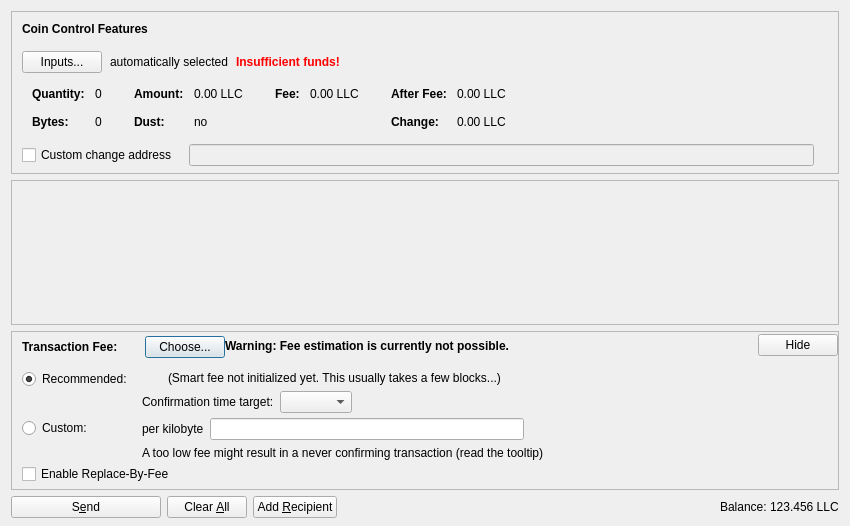
<?xml version="1.0" encoding="UTF-8"?>
<ui version="4.0">
 <class>SendCoinsDialog</class>
 <widget class="QDialog" name="SendCoinsDialog">
  <property name="geometry">
   <rect>
    <x>0</x>
    <y>0</y>
    <width>850</width>
    <height>526</height>
   </rect>
  </property>
  <property name="windowTitle">
   <string>Send Coins</string>
  </property>
  <layout class="QVBoxLayout" name="verticalLayout" stretch="0,1,0,0">
   <property name="bottomMargin">
    <number>8</number>
   </property>
   <item>
    <widget class="QFrame" name="frameCoinControl">
     <property name="sizePolicy">
      <sizepolicy hsizetype="Expanding" vsizetype="Expanding">
       <horstretch>0</horstretch>
       <verstretch>0</verstretch>
      </sizepolicy>
     </property>
     <property name="maximumSize">
      <size>
       <width>16777215</width>
       <height>16777215</height>
      </size>
     </property>
     <property name="frameShape">
      <enum>QFrame::StyledPanel</enum>
     </property>
     <property name="frameShadow">
      <enum>QFrame::Sunken</enum>
     </property>
     <layout class="QVBoxLayout" name="verticalLayoutCoinControl2">
      <property name="spacing">
       <number>0</number>
      </property>
      <property name="leftMargin">
       <number>0</number>
      </property>
      <property name="topMargin">
       <number>0</number>
      </property>
      <property name="rightMargin">
       <number>0</number>
      </property>
      <property name="bottomMargin">
       <number>6</number>
      </property>
      <item>
       <layout class="QVBoxLayout" name="verticalLayoutCoinControl" stretch="0,0,0,0,1">
        <property name="spacing">
         <number>0</number>
        </property>
        <property name="leftMargin">
         <number>10</number>
        </property>
        <property name="topMargin">
         <number>10</number>
        </property>
        <item>
         <layout class="QHBoxLayout" name="horizontalLayoutCoinControl1">
          <property name="bottomMargin">
           <number>15</number>
          </property>
          <item>
           <widget class="QLabel" name="labelCoinControlFeatures">
            <property name="sizePolicy">
             <sizepolicy hsizetype="Preferred" vsizetype="Maximum">
              <horstretch>0</horstretch>
              <verstretch>0</verstretch>
             </sizepolicy>
            </property>
            <property name="font">
             <font>
              <weight>75</weight>
              <bold>true</bold>
             </font>
            </property>
            <property name="styleSheet">
             <string notr="true">font-weight:bold;</string>
            </property>
            <property name="text">
             <string>Coin Control Features</string>
            </property>
           </widget>
          </item>
         </layout>
        </item>
        <item>
         <layout class="QHBoxLayout" name="horizontalLayoutCoinControl2" stretch="0,0,0,0">
          <property name="spacing">
           <number>8</number>
          </property>
          <property name="bottomMargin">
           <number>10</number>
          </property>
          <item>
           <widget class="QPushButton" name="pushButtonCoinControl">
            <property name="styleSheet">
             <string notr="true"/>
            </property>
            <property name="text">
             <string>Inputs...</string>
            </property>
            <property name="autoDefault">
             <bool>false</bool>
            </property>
           </widget>
          </item>
          <item>
           <widget class="QLabel" name="labelCoinControlAutomaticallySelected">
            <property name="text">
             <string>automatically selected</string>
            </property>
            <property name="margin">
             <number>5</number>
            </property>
           </widget>
          </item>
          <item>
           <widget class="QLabel" name="labelCoinControlInsuffFunds">
            <property name="font">
             <font>
              <weight>75</weight>
              <bold>true</bold>
             </font>
            </property>
            <property name="styleSheet">
             <string notr="true">color:red;font-weight:bold;</string>
            </property>
            <property name="text">
             <string>Insufficient funds!</string>
            </property>
            <property name="margin">
             <number>5</number>
            </property>
           </widget>
          </item>
          <item>
           <spacer name="horizontalSpacerCoinControl">
            <property name="orientation">
             <enum>Qt::Horizontal</enum>
            </property>
            <property name="sizeHint" stdset="0">
             <size>
              <width>40</width>
              <height>1</height>
             </size>
            </property>
           </spacer>
          </item>
         </layout>
        </item>
        <item>
         <widget class="QWidget" name="widgetCoinControl" native="true">
          <property name="sizePolicy">
           <sizepolicy hsizetype="Preferred" vsizetype="Preferred">
            <horstretch>0</horstretch>
            <verstretch>0</verstretch>
           </sizepolicy>
          </property>
          <property name="minimumSize">
           <size>
            <width>0</width>
            <height>0</height>
           </size>
          </property>
          <property name="styleSheet">
           <string notr="true"/>
          </property>
          <layout class="QHBoxLayout" name="horizontalLayoutCoinControl5">
           <property name="leftMargin">
            <number>0</number>
           </property>
           <property name="topMargin">
            <number>0</number>
           </property>
           <property name="rightMargin">
            <number>0</number>
           </property>
           <property name="bottomMargin">
            <number>0</number>
           </property>
           <item>
            <layout class="QHBoxLayout" name="horizontalLayoutCoinControl3" stretch="0,0,0,1">
             <property name="spacing">
              <number>20</number>
             </property>
             <property name="topMargin">
              <number>0</number>
             </property>
             <property name="bottomMargin">
              <number>10</number>
             </property>
             <item>
              <layout class="QFormLayout" name="formLayoutCoinControl1">
               <property name="horizontalSpacing">
                <number>10</number>
               </property>
               <property name="verticalSpacing">
                <number>14</number>
               </property>
               <property name="leftMargin">
                <number>10</number>
               </property>
               <property name="topMargin">
                <number>4</number>
               </property>
               <property name="rightMargin">
                <number>6</number>
               </property>
               <item row="0" column="0">
                <widget class="QLabel" name="labelCoinControlQuantityText">
                 <property name="font">
                  <font>
                   <weight>75</weight>
                   <bold>true</bold>
                  </font>
                 </property>
                 <property name="text">
                  <string>Quantity:</string>
                 </property>
                 <property name="margin">
                  <number>0</number>
                 </property>
                </widget>
               </item>
               <item row="0" column="1">
                <widget class="QLabel" name="labelCoinControlQuantity">
                 <property name="cursor">
                  <cursorShape>IBeamCursor</cursorShape>
                 </property>
                 <property name="contextMenuPolicy">
                  <enum>Qt::ActionsContextMenu</enum>
                 </property>
                 <property name="text">
                  <string notr="true">0</string>
                 </property>
                 <property name="margin">
                  <number>0</number>
                 </property>
                 <property name="textInteractionFlags">
                  <set>Qt::LinksAccessibleByMouse|Qt::TextSelectableByKeyboard|Qt::TextSelectableByMouse</set>
                 </property>
                </widget>
               </item>
               <item row="1" column="0">
                <widget class="QLabel" name="labelCoinControlBytesText">
                 <property name="font">
                  <font>
                   <weight>75</weight>
                   <bold>true</bold>
                  </font>
                 </property>
                 <property name="text">
                  <string>Bytes:</string>
                 </property>
                </widget>
               </item>
               <item row="1" column="1">
                <widget class="QLabel" name="labelCoinControlBytes">
                 <property name="cursor">
                  <cursorShape>IBeamCursor</cursorShape>
                 </property>
                 <property name="contextMenuPolicy">
                  <enum>Qt::ActionsContextMenu</enum>
                 </property>
                 <property name="text">
                  <string notr="true">0</string>
                 </property>
                 <property name="textInteractionFlags">
                  <set>Qt::LinksAccessibleByMouse|Qt::TextSelectableByKeyboard|Qt::TextSelectableByMouse</set>
                 </property>
                </widget>
               </item>
              </layout>
             </item>
             <item>
              <layout class="QFormLayout" name="formLayoutCoinControl2">
               <property name="horizontalSpacing">
                <number>10</number>
               </property>
               <property name="verticalSpacing">
                <number>14</number>
               </property>
               <property name="leftMargin">
                <number>6</number>
               </property>
               <property name="topMargin">
                <number>4</number>
               </property>
               <property name="rightMargin">
                <number>6</number>
               </property>
               <item row="0" column="0">
                <widget class="QLabel" name="labelCoinControlAmountText">
                 <property name="font">
                  <font>
                   <weight>75</weight>
                   <bold>true</bold>
                  </font>
                 </property>
                 <property name="text">
                  <string>Amount:</string>
                 </property>
                 <property name="margin">
                  <number>0</number>
                 </property>
                </widget>
               </item>
               <item row="0" column="1">
                <widget class="QLabel" name="labelCoinControlAmount">
                 <property name="cursor">
                  <cursorShape>IBeamCursor</cursorShape>
                 </property>
                 <property name="contextMenuPolicy">
                  <enum>Qt::ActionsContextMenu</enum>
                 </property>
                 <property name="text">
                  <string notr="true">0.00 LLC</string>
                 </property>
                 <property name="textInteractionFlags">
                  <set>Qt::LinksAccessibleByMouse|Qt::TextSelectableByKeyboard|Qt::TextSelectableByMouse</set>
                 </property>
                </widget>
               </item>
               <item row="1" column="0">
                <widget class="QLabel" name="labelCoinControlLowOutputText">
                 <property name="font">
                  <font>
                   <weight>75</weight>
                   <bold>true</bold>
                  </font>
                 </property>
                 <property name="text">
                  <string>Dust:</string>
                 </property>
                </widget>
               </item>
               <item row="1" column="1">
                <widget class="QLabel" name="labelCoinControlLowOutput">
                 <property name="cursor">
                  <cursorShape>IBeamCursor</cursorShape>
                 </property>
                 <property name="contextMenuPolicy">
                  <enum>Qt::ActionsContextMenu</enum>
                 </property>
                 <property name="text">
                  <string notr="true">no</string>
                 </property>
                 <property name="textInteractionFlags">
                  <set>Qt::LinksAccessibleByMouse|Qt::TextSelectableByKeyboard|Qt::TextSelectableByMouse</set>
                 </property>
                </widget>
               </item>
              </layout>
             </item>
             <item>
              <layout class="QFormLayout" name="formLayoutCoinControl3">
               <property name="horizontalSpacing">
                <number>10</number>
               </property>
               <property name="verticalSpacing">
                <number>14</number>
               </property>
               <property name="leftMargin">
                <number>6</number>
               </property>
               <property name="topMargin">
                <number>4</number>
               </property>
               <property name="rightMargin">
                <number>6</number>
               </property>
               <item row="0" column="0">
                <widget class="QLabel" name="labelCoinControlFeeText">
                 <property name="font">
                  <font>
                   <weight>75</weight>
                   <bold>true</bold>
                  </font>
                 </property>
                 <property name="text">
                  <string>Fee:</string>
                 </property>
                 <property name="margin">
                  <number>0</number>
                 </property>
                </widget>
               </item>
               <item row="0" column="1">
                <widget class="QLabel" name="labelCoinControlFee">
                 <property name="cursor">
                  <cursorShape>IBeamCursor</cursorShape>
                 </property>
                 <property name="contextMenuPolicy">
                  <enum>Qt::ActionsContextMenu</enum>
                 </property>
                 <property name="text">
                  <string notr="true">0.00 LLC</string>
                 </property>
                 <property name="textInteractionFlags">
                  <set>Qt::LinksAccessibleByMouse|Qt::TextSelectableByKeyboard|Qt::TextSelectableByMouse</set>
                 </property>
                </widget>
               </item>
              </layout>
             </item>
             <item>
              <layout class="QFormLayout" name="formLayoutCoinControl4">
               <property name="horizontalSpacing">
                <number>10</number>
               </property>
               <property name="verticalSpacing">
                <number>14</number>
               </property>
               <property name="leftMargin">
                <number>6</number>
               </property>
               <property name="topMargin">
                <number>4</number>
               </property>
               <property name="rightMargin">
                <number>6</number>
               </property>
               <item row="0" column="0">
                <widget class="QLabel" name="labelCoinControlAfterFeeText">
                 <property name="font">
                  <font>
                   <weight>75</weight>
                   <bold>true</bold>
                  </font>
                 </property>
                 <property name="text">
                  <string>After Fee:</string>
                 </property>
                 <property name="margin">
                  <number>0</number>
                 </property>
                </widget>
               </item>
               <item row="0" column="1">
                <widget class="QLabel" name="labelCoinControlAfterFee">
                 <property name="cursor">
                  <cursorShape>IBeamCursor</cursorShape>
                 </property>
                 <property name="contextMenuPolicy">
                  <enum>Qt::ActionsContextMenu</enum>
                 </property>
                 <property name="text">
                  <string notr="true">0.00 LLC</string>
                 </property>
                 <property name="textInteractionFlags">
                  <set>Qt::LinksAccessibleByMouse|Qt::TextSelectableByKeyboard|Qt::TextSelectableByMouse</set>
                 </property>
                </widget>
               </item>
               <item row="1" column="0">
                <widget class="QLabel" name="labelCoinControlChangeText">
                 <property name="font">
                  <font>
                   <weight>75</weight>
                   <bold>true</bold>
                  </font>
                 </property>
                 <property name="text">
                  <string>Change:</string>
                 </property>
                </widget>
               </item>
               <item row="1" column="1">
                <widget class="QLabel" name="labelCoinControlChange">
                 <property name="cursor">
                  <cursorShape>IBeamCursor</cursorShape>
                 </property>
                 <property name="contextMenuPolicy">
                  <enum>Qt::ActionsContextMenu</enum>
                 </property>
                 <property name="text">
                  <string notr="true">0.00 LLC</string>
                 </property>
                 <property name="textInteractionFlags">
                  <set>Qt::LinksAccessibleByMouse|Qt::TextSelectableByKeyboard|Qt::TextSelectableByMouse</set>
                 </property>
                </widget>
               </item>
              </layout>
             </item>
            </layout>
           </item>
          </layout>
         </widget>
        </item>
        <item>
         <layout class="QHBoxLayout" name="horizontalLayoutCoinControl4" stretch="0,0,0">
          <property name="spacing">
           <number>12</number>
          </property>
          <property name="sizeConstraint">
           <enum>QLayout::SetDefaultConstraint</enum>
          </property>
          <property name="topMargin">
           <number>5</number>
          </property>
          <property name="rightMargin">
           <number>5</number>
          </property>
          <item>
           <widget class="QCheckBox" name="checkBoxCoinControlChange">
            <property name="toolTip">
             <string>If this is activated, but the change address is empty or invalid, change will be sent to a newly generated address.</string>
            </property>
            <property name="text">
             <string>Custom change address</string>
            </property>
           </widget>
          </item>
          <item>
           <widget class="QValidatedLineEdit" name="lineEditCoinControlChange">
            <property name="enabled">
             <bool>false</bool>
            </property>
            <property name="sizePolicy">
             <sizepolicy hsizetype="Expanding" vsizetype="Fixed">
              <horstretch>0</horstretch>
              <verstretch>0</verstretch>
             </sizepolicy>
            </property>
           </widget>
          </item>
          <item>
           <widget class="QLabel" name="labelCoinControlChangeLabel">
            <property name="sizePolicy">
             <sizepolicy hsizetype="Preferred" vsizetype="Expanding">
              <horstretch>0</horstretch>
              <verstretch>0</verstretch>
             </sizepolicy>
            </property>
            <property name="minimumSize">
             <size>
              <width>0</width>
              <height>0</height>
             </size>
            </property>
            <property name="text">
             <string/>
            </property>
            <property name="margin">
             <number>3</number>
            </property>
           </widget>
          </item>
         </layout>
        </item>
        <item>
         <spacer name="verticalSpacerCoinControl">
          <property name="orientation">
           <enum>Qt::Vertical</enum>
          </property>
          <property name="sizeHint" stdset="0">
           <size>
            <width>800</width>
            <height>1</height>
           </size>
          </property>
         </spacer>
        </item>
       </layout>
      </item>
     </layout>
    </widget>
   </item>
   <item>
    <widget class="QScrollArea" name="scrollArea">
     <property name="widgetResizable">
      <bool>true</bool>
     </property>
     <widget class="QWidget" name="scrollAreaWidgetContents">
      <property name="geometry">
       <rect>
        <x>0</x>
        <y>0</y>
        <width>830</width>
        <height>104</height>
       </rect>
      </property>
      <layout class="QVBoxLayout" name="verticalLayout_2" stretch="0,1">
       <property name="leftMargin">
        <number>0</number>
       </property>
       <property name="topMargin">
        <number>0</number>
       </property>
       <property name="rightMargin">
        <number>0</number>
       </property>
       <property name="bottomMargin">
        <number>0</number>
       </property>
       <item>
        <layout class="QVBoxLayout" name="entries">
         <property name="spacing">
          <number>6</number>
         </property>
        </layout>
       </item>
       <item>
        <spacer name="verticalSpacer">
         <property name="orientation">
          <enum>Qt::Vertical</enum>
         </property>
         <property name="sizeHint" stdset="0">
          <size>
           <width>20</width>
           <height>40</height>
          </size>
         </property>
        </spacer>
       </item>
      </layout>
     </widget>
    </widget>
   </item>
   <item>
    <widget class="QFrame" name="frameFee">
     <property name="sizePolicy">
      <sizepolicy hsizetype="Expanding" vsizetype="Expanding">
       <horstretch>0</horstretch>
       <verstretch>0</verstretch>
      </sizepolicy>
     </property>
     <property name="maximumSize">
      <size>
       <width>16777215</width>
       <height>16777215</height>
      </size>
     </property>
     <property name="frameShape">
      <enum>QFrame::StyledPanel</enum>
     </property>
     <property name="frameShadow">
      <enum>QFrame::Sunken</enum>
     </property>
     <layout class="QVBoxLayout" name="verticalLayoutFee1">
      <property name="spacing">
       <number>0</number>
      </property>
      <property name="leftMargin">
       <number>0</number>
      </property>
      <property name="topMargin">
       <number>0</number>
      </property>
      <property name="rightMargin">
       <number>0</number>
      </property>
      <property name="bottomMargin">
       <number>0</number>
      </property>
      <item>
       <layout class="QVBoxLayout" name="verticalLayoutFee2" stretch="0,0,0">
        <property name="spacing">
         <number>0</number>
        </property>
        <property name="leftMargin">
         <number>10</number>
        </property>
        <property name="topMargin">
         <number>0</number>
        </property>
        <item>
         <layout class="QHBoxLayout" name="horizontalLayoutFee1">
          <property name="bottomMargin">
           <number>0</number>
          </property>
          <item>
           <layout class="QVBoxLayout" name="verticalLayoutFee7">
            <property name="spacing">
             <number>0</number>
            </property>
            <item>
             <spacer name="verticalSpacerSmartFee">
              <property name="orientation">
               <enum>Qt::Vertical</enum>
              </property>
              <property name="sizeType">
               <enum>QSizePolicy::Fixed</enum>
              </property>
              <property name="sizeHint" stdset="0">
               <size>
                <width>1</width>
                <height>4</height>
               </size>
              </property>
             </spacer>
            </item>
            <item>
             <layout class="QHBoxLayout" name="horizontalLayoutSmartFee">
              <property name="spacing">
               <number>10</number>
              </property>
              <item>
               <widget class="QLabel" name="labelFeeHeadline">
                <property name="sizePolicy">
                 <sizepolicy hsizetype="Preferred" vsizetype="Maximum">
                  <horstretch>0</horstretch>
                  <verstretch>0</verstretch>
                 </sizepolicy>
                </property>
                <property name="font">
                 <font>
                  <weight>75</weight>
                  <bold>true</bold>
                 </font>
                </property>
                <property name="styleSheet">
                 <string notr="true">font-weight:bold;</string>
                </property>
                <property name="text">
                 <string>Transaction Fee:</string>
                </property>
               </widget>
              </item>
              <item>
               <widget class="QLabel" name="labelFeeMinimized">
                <property name="text">
                 <string/>
                </property>
               </widget>
              </item>
              <item>
               <widget class="QPushButton" name="buttonChooseFee">
                <property name="text">
                 <string>Choose...</string>
                </property>
               </widget>
              </item>
             </layout>
            </item>
            <item>
             <spacer name="verticalSpacer_5">
              <property name="orientation">
               <enum>Qt::Vertical</enum>
              </property>
              <property name="sizeHint" stdset="0">
               <size>
                <width>1</width>
                <height>1</height>
               </size>
              </property>
             </spacer>
            </item>
           </layout>
          </item>
          <item>
           <widget class="QLabel" name="fallbackFeeWarningLabel">
            <property name="toolTip">
             <string>Using the fallbackfee can result in sending a transaction that will take several hours or days (or never) to confirm. Consider choosing your fee manually or wait until you have validated the complete chain.</string>
            </property>
            <property name="font">
            <font>
                <weight>75</weight>
                <bold>true</bold>
            </font>
            </property>
            <property name="text">
             <string>Warning: Fee estimation is currently not possible.</string>
            </property>
            <property name="wordWrap">
             <bool>false</bool>
            </property>
           </widget>
          </item>
          <item>
           <spacer name="horizontalSpacer_4">
            <property name="orientation">
             <enum>Qt::Horizontal</enum>
            </property>
            <property name="sizeType">
             <enum>QSizePolicy::MinimumExpanding</enum>
            </property>
            <property name="sizeHint" stdset="0">
             <size>
              <width>40</width>
              <height>20</height>
             </size>
            </property>
           </spacer>
          </item>
          <item>
           <widget class="QPushButton" name="buttonMinimizeFee">
            <property name="toolTip">
             <string>Hide transaction fee settings</string>
            </property>
            <property name="text">
             <string>Hide</string>
            </property>
           </widget>
          </item>
         </layout>
        </item>
        <item>
         <widget class="QFrame" name="frameFeeSelection">
          <layout class="QVBoxLayout" name="verticalLayoutFee12">
           <property name="spacing">
            <number>0</number>
           </property>
           <property name="leftMargin">
            <number>0</number>
           </property>
           <property name="topMargin">
            <number>0</number>
           </property>
           <property name="rightMargin">
            <number>0</number>
           </property>
           <property name="bottomMargin">
            <number>0</number>
           </property>
           <item>
            <layout class="QGridLayout" name="gridLayoutFee">
             <property name="topMargin">
              <number>10</number>
             </property>
             <property name="bottomMargin">
              <number>4</number>
             </property>
             <property name="horizontalSpacing">
              <number>10</number>
             </property>
             <property name="verticalSpacing">
              <number>4</number>
             </property>
             <item row="1" column="1">
              <layout class="QVBoxLayout" name="verticalLayoutFee8">
               <property name="spacing">
                <number>6</number>
               </property>
               <item>
                <layout class="QHBoxLayout" name="horizontalLayoutFee13">
                 <item>
                  <widget class="QLabel" name="labelCustomPerKilobyte">
                   <property name="toolTip">
                    <string>Specify a custom fee per kB (1,000 bytes) of the transaction's virtual size.

Note:  Since the fee is calculated on a per-byte basis, a fee of "100 satoshis per kB" for a transaction size of 500 bytes (half of 1 kB) would ultimately yield a fee of only 50 satoshis.</string>
                   </property>
                   <property name="text">
                    <string>per kilobyte</string>
                   </property>
                  </widget>
                 </item>
                 <item>
                  <widget class="LlamacoinAmountField" name="customFee"/>
                 </item>
                 <item>
                  <spacer name="horizontalSpacer_6">
                   <property name="orientation">
                    <enum>Qt::Horizontal</enum>
                   </property>
                   <property name="sizeHint" stdset="0">
                    <size>
                     <width>1</width>
                     <height>1</height>
                    </size>
                   </property>
                  </spacer>
                 </item>
                </layout>
               </item>
               <item>
                <layout class="QHBoxLayout" name="horizontalLayoutFee8">
                 <item>
                  <widget class="QLabel" name="labelCustomFeeWarning">
                   <property name="enabled">
                    <bool>true</bool>
                   </property>
                   <property name="toolTip">
                    <string>When there is less transaction volume than space in the blocks, miners as well as relaying nodes may enforce a minimum fee. Paying only this minimum fee is just fine, but be aware that this can result in a never confirming transaction once there is more demand for llamacoin transactions than the network can process.</string>
                   </property>
                   <property name="text">
                    <string>A too low fee might result in a never confirming transaction (read the tooltip)</string>
                   </property>
                  </widget>
                 </item>
                 <item>
                  <spacer name="horizontalSpacer_2">
                   <property name="orientation">
                    <enum>Qt::Horizontal</enum>
                   </property>
                   <property name="sizeHint" stdset="0">
                    <size>
                     <width>1</width>
                     <height>1</height>
                    </size>
                   </property>
                  </spacer>
                 </item>
                </layout>
               </item>
              </layout>
             </item>
             <item row="0" column="0">
              <layout class="QVBoxLayout" name="verticalLayoutFee4" stretch="0,1">
               <item>
                <widget class="QRadioButton" name="radioSmartFee">
                 <property name="text">
                  <string>Recommended:</string>
                 </property>
                 <property name="checked">
                  <bool>true</bool>
                 </property>
                 <attribute name="buttonGroup">
                  <string notr="true">groupFee</string>
                 </attribute>
                </widget>
               </item>
               <item>
                <spacer name="verticalSpacer_2">
                 <property name="orientation">
                  <enum>Qt::Vertical</enum>
                 </property>
                 <property name="sizeHint" stdset="0">
                  <size>
                   <width>1</width>
                   <height>1</height>
                  </size>
                 </property>
                </spacer>
               </item>
              </layout>
             </item>
             <item row="1" column="0">
              <layout class="QVBoxLayout" name="verticalLayoutFee9" stretch="0,1">
               <item>
                <widget class="QRadioButton" name="radioCustomFee">
                 <property name="text">
                  <string>Custom:</string>
                 </property>
                 <attribute name="buttonGroup">
                  <string notr="true">groupFee</string>
                 </attribute>
                </widget>
               </item>
               <item>
                <spacer name="verticalSpacer_6">
                 <property name="orientation">
                  <enum>Qt::Vertical</enum>
                 </property>
                 <property name="sizeHint" stdset="0">
                  <size>
                   <width>1</width>
                   <height>1</height>
                  </size>
                 </property>
                </spacer>
               </item>
              </layout>
             </item>
             <item row="0" column="1">
              <layout class="QVBoxLayout" name="verticalLayoutFee3" stretch="0,0,1">
               <property name="spacing">
                <number>6</number>
               </property>
               <property name="topMargin">
                <number>2</number>
               </property>
               <item>
                <layout class="QHBoxLayout" name="horizontalLayoutFee12">
                 <item>
                  <widget class="QLabel" name="labelSmartFee">
                   <property name="text">
                    <string/>
                   </property>
                  </widget>
                 </item>
                 <item>
                  <widget class="QLabel" name="labelFeeEstimation">
                   <property name="text">
                    <string/>
                   </property>
                  </widget>
                 </item>
                 <item>
                  <widget class="QLabel" name="labelSmartFee2">
                   <property name="text">
                    <string>(Smart fee not initialized yet. This usually takes a few blocks...)</string>
                   </property>
                  </widget>
                 </item>
                 <item>
                  <spacer name="horizontalSpacer_5">
                   <property name="orientation">
                    <enum>Qt::Horizontal</enum>
                   </property>
                   <property name="sizeHint" stdset="0">
                    <size>
                     <width>1</width>
                     <height>1</height>
                    </size>
                   </property>
                  </spacer>
                 </item>
                </layout>
               </item>
               <item>
                <layout class="QHBoxLayout" name="horizontalLayoutFee9">
                 <item>
                  <layout class="QVBoxLayout" name="verticalLayoutFee6">
                   <item>
                    <widget class="QLabel" name="labelSmartFee3">
                     <property name="text">
                      <string>Confirmation time target:</string>
                     </property>
                    </widget>
                   </item>
                  </layout>
                 </item>
                 <item>
                  <layout class="QVBoxLayout" name="verticalLayoutFee5">
                   <property name="rightMargin">
                    <number>30</number>
                   </property>
                   <item>
                    <layout class="QHBoxLayout" name="horizontalLayoutConfTarget">
                     <property name="bottomMargin">
                      <number>0</number>
                     </property>
                     <item>
                      <widget class="QComboBox" name="confTargetSelector"/>
                     </item>
                     <item>
                      <spacer name="horizontalSpacerConfTarget">
                       <property name="orientation">
                        <enum>Qt::Horizontal</enum>
                       </property>
                       <property name="sizeHint" stdset="0">
                        <size>
                         <width>40</width>
                         <height>20</height>
                        </size>
                       </property>
                      </spacer>
                     </item>
                    </layout>
                   </item>
                  </layout>
                 </item>
                </layout>
               </item>
               <item>
                <spacer name="verticalSpacer_4">
                 <property name="orientation">
                  <enum>Qt::Vertical</enum>
                 </property>
                 <property name="sizeHint" stdset="0">
                  <size>
                   <width>1</width>
                   <height>1</height>
                  </size>
                 </property>
                </spacer>
               </item>
              </layout>
             </item>
            </layout>
           </item>
           <item>
            <widget class="QCheckBox" name="optInRBF">
             <property name="text">
              <string>Enable Replace-By-Fee</string>
             </property>
             <property name="toolTip">
              <string>With Replace-By-Fee (BIP-125) you can increase a transaction's fee after it is sent. Without this, a higher fee may be recommended to compensate for increased transaction delay risk.</string>
             </property>
            </widget>
           </item>
          </layout>
         </widget>
        </item>
        <item>
         <spacer name="verticalSpacerFee">
          <property name="orientation">
           <enum>Qt::Vertical</enum>
          </property>
          <property name="sizeHint" stdset="0">
           <size>
            <width>40</width>
            <height>5</height>
           </size>
          </property>
         </spacer>
        </item>
       </layout>
      </item>
     </layout>
    </widget>
   </item>
   <item>
    <layout class="QHBoxLayout" name="horizontalLayout">
     <item>
      <widget class="QPushButton" name="sendButton">
       <property name="minimumSize">
        <size>
         <width>150</width>
         <height>0</height>
        </size>
       </property>
       <property name="toolTip">
        <string>Confirm the send action</string>
       </property>
       <property name="text">
        <string>S&amp;end</string>
       </property>
       <property name="icon">
        <iconset resource="../llamacoin.qrc">
         <normaloff>:/icons/send</normaloff>:/icons/send</iconset>
       </property>
       <property name="autoDefault">
        <bool>false</bool>
       </property>
       <property name="default">
        <bool>false</bool>
       </property>
      </widget>
     </item>
     <item>
      <widget class="QPushButton" name="clearButton">
       <property name="sizePolicy">
        <sizepolicy hsizetype="Minimum" vsizetype="Fixed">
         <horstretch>0</horstretch>
         <verstretch>0</verstretch>
        </sizepolicy>
       </property>
       <property name="toolTip">
        <string>Clear all fields of the form.</string>
       </property>
       <property name="text">
        <string>Clear &amp;All</string>
       </property>
       <property name="icon">
        <iconset resource="../llamacoin.qrc">
         <normaloff>:/icons/remove</normaloff>:/icons/remove</iconset>
       </property>
       <property name="autoDefault">
        <bool>false</bool>
       </property>
      </widget>
     </item>
     <item>
      <widget class="QPushButton" name="addButton">
       <property name="toolTip">
        <string>Send to multiple recipients at once</string>
       </property>
       <property name="text">
        <string>Add &amp;Recipient</string>
       </property>
       <property name="icon">
        <iconset resource="../llamacoin.qrc">
         <normaloff>:/icons/add</normaloff>:/icons/add</iconset>
       </property>
       <property name="autoDefault">
        <bool>false</bool>
       </property>
      </widget>
     </item>
     <item>
      <spacer name="horizontalSpacer">
       <property name="orientation">
        <enum>Qt::Horizontal</enum>
       </property>
       <property name="sizeHint" stdset="0">
        <size>
         <width>40</width>
         <height>20</height>
        </size>
       </property>
      </spacer>
     </item>
     <item>
      <layout class="QHBoxLayout" name="horizontalLayout_2">
       <property name="spacing">
        <number>3</number>
       </property>
       <item>
        <widget class="QLabel" name="labelBalanceName">
         <property name="sizePolicy">
          <sizepolicy hsizetype="Preferred" vsizetype="Fixed">
           <horstretch>0</horstretch>
           <verstretch>0</verstretch>
          </sizepolicy>
         </property>
         <property name="text">
          <string>Balance:</string>
         </property>
        </widget>
       </item>
       <item>
        <widget class="QLabel" name="labelBalance">
         <property name="sizePolicy">
          <sizepolicy hsizetype="Preferred" vsizetype="Fixed">
           <horstretch>0</horstretch>
           <verstretch>0</verstretch>
          </sizepolicy>
         </property>
         <property name="cursor">
          <cursorShape>IBeamCursor</cursorShape>
         </property>
         <property name="text">
          <string notr="true">123.456 LLC</string>
         </property>
         <property name="textInteractionFlags">
          <set>Qt::LinksAccessibleByMouse|Qt::TextSelectableByKeyboard|Qt::TextSelectableByMouse</set>
         </property>
        </widget>
       </item>
      </layout>
     </item>
    </layout>
   </item>
  </layout>
 </widget>
 <customwidgets>
  <customwidget>
   <class>QValidatedLineEdit</class>
   <extends>QLineEdit</extends>
   <header>qt/qvalidatedlineedit.h</header>
  </customwidget>
  <customwidget>
   <class>LlamacoinAmountField</class>
   <extends>QLineEdit</extends>
   <header>qt/llamacoinamountfield.h</header>
   <container>1</container>
  </customwidget>
 </customwidgets>
 <resources>
  <include location="../llamacoin.qrc"/>
 </resources>
 <connections/>
 <buttongroups>
  <buttongroup name="groupFee"/>
 </buttongroups>
</ui>
